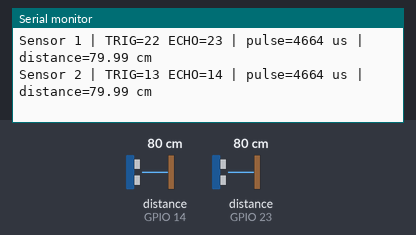
Recording of a sketch running on a simulated ESP32. On the bench: the last lines printed to the serial monitor. Wiring (inferred from the names in the program): 2 × ultrasonic range finder: trigger GPIO 13, echo GPIO 14 / trigger GPIO 22, echo GPIO 23. Inputs (shaded band) come from the test bench; at power-on: distance to the obstacle (sensors on GPIO 14, GPIO 23) 80 cm. The echo pulse lasts 58.3 µs per cm.

Above: at 2.2 s.
2.3 s: distance to the obstacle (sensor on GPIO 14) set to 2 cm
At 2.53 s:
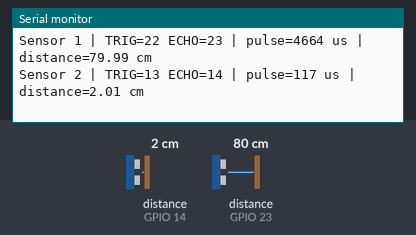
3.8 s: distance to the obstacle (sensor on GPIO 23) set to 2 cm
At 3.8 s:
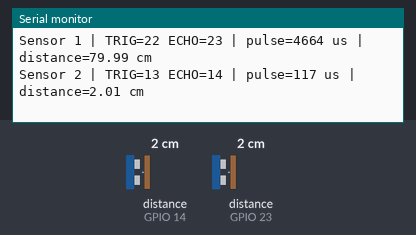
5.3 s: distance to the obstacle (sensor on GPIO 14) set to 9 cm
At 5.36 s:
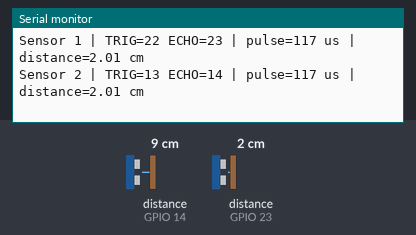
8.3 s: distance to the obstacle (sensor on GPIO 23) set to 4 cm
At 8.48 s:
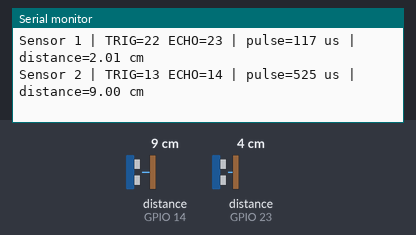
Timing chart, 0 to 10.8 s (numbered marks = the images above; inputs shaded):
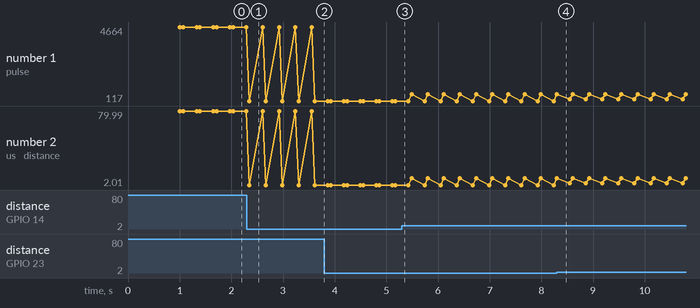

Measured:
- after the input at 2.3 s, the serial monitor: prints a new line after 0.05 s (image 1)
- plotted number 1: 4664 → 117 after the input at 2.3 s, 117 → 525 after the input at 5.3 s
- plotted number 2: 79.99 → 2.01 after the input at 2.3 s, 2.01 → 9 after the input at 5.3 s

The sketch:

Sensor-Test.ino
```cpp
// HC-SR04: share GND with ESP32; level-shift 5 V ECHO to 3.3 V.
const int TRIG1 = 22, ECHO1 = 23; // Plastic bin, matches Green-School.ino
const int TRIG2 = 13, ECHO2 = 14; // Metal bin

void testSensor(int number, int trig, int echo) {
  digitalWrite(trig, LOW);
  delayMicroseconds(3);
  digitalWrite(trig, HIGH);
  delayMicroseconds(10);
  digitalWrite(trig, LOW);
  unsigned long duration = pulseIn(echo, HIGH, 25000);

  Serial.print("Sensor "); Serial.print(number);
  Serial.print(" | TRIG="); Serial.print(trig);
  Serial.print(" ECHO="); Serial.print(echo);
  if (duration == 0) {
    Serial.println(" | NO_ECHO: no complete pulse within 25 ms");
  } else {
    Serial.print(" | pulse="); Serial.print(duration); Serial.print(" us");
    Serial.print(" | distance="); Serial.print(duration * 0.0343 / 2.0);
    Serial.println(" cm");
  }
}

void setup() {
  Serial.begin(115200);
  pinMode(TRIG1, OUTPUT); pinMode(ECHO1, INPUT);
  pinMode(TRIG2, OUTPUT); pinMode(ECHO2, INPUT);
  digitalWrite(TRIG1, LOW); digitalWrite(TRIG2, LOW);
  delay(1000);
  Serial.println("Place a flat target about 20 cm in front of each sensor.");
}

void loop() {
  testSensor(1, TRIG1, ECHO1);
  delay(60); // Separate triggers to reduce interference between sensors.
  testSensor(2, TRIG2, ECHO2);
  delay(250);
}
```
